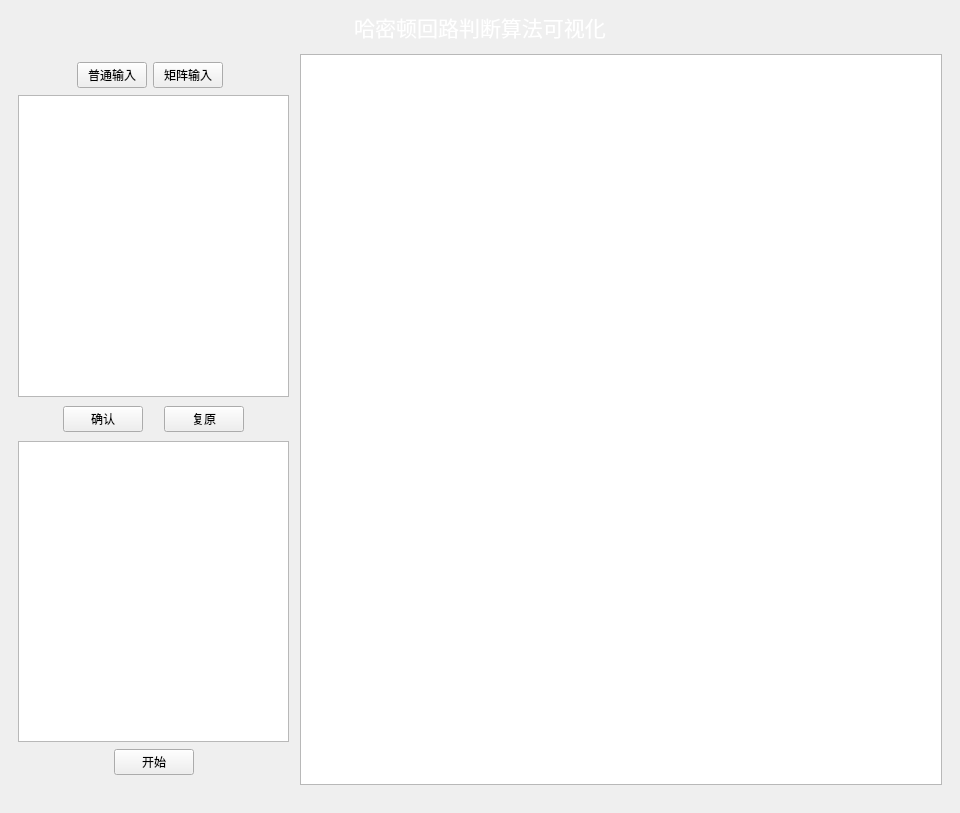
<?xml version="1.0" encoding="UTF-8"?>
<ui version="4.0">
 <class>HamiltonCycle</class>
 <widget class="QWidget" name="HamiltonCycle">
  <property name="geometry">
   <rect>
    <x>0</x>
    <y>0</y>
    <width>960</width>
    <height>813</height>
   </rect>
  </property>
  <property name="windowTitle">
   <string>Manager</string>
  </property>
  <property name="styleSheet">
   <string notr="true"/>
  </property>
  <layout class="QGridLayout" name="gridLayout">
   <property name="leftMargin">
    <number>0</number>
   </property>
   <property name="topMargin">
    <number>0</number>
   </property>
   <property name="rightMargin">
    <number>0</number>
   </property>
   <property name="bottomMargin">
    <number>0</number>
   </property>
   <property name="spacing">
    <number>0</number>
   </property>
   <item row="0" column="0">
    <widget class="QWidget" name="widget_3" native="true">
     <layout class="QVBoxLayout" name="verticalLayout_2">
      <property name="spacing">
       <number>0</number>
      </property>
      <property name="leftMargin">
       <number>0</number>
      </property>
      <property name="topMargin">
       <number>0</number>
      </property>
      <property name="rightMargin">
       <number>0</number>
      </property>
      <property name="bottomMargin">
       <number>0</number>
      </property>
      <item>
       <widget class="QWidget" name="wgt_title" native="true">
        <property name="minimumSize">
         <size>
          <width>0</width>
          <height>50</height>
         </size>
        </property>
        <property name="maximumSize">
         <size>
          <width>16777215</width>
          <height>60</height>
         </size>
        </property>
        <property name="styleSheet">
         <string notr="true"/>
        </property>
        <layout class="QHBoxLayout" name="horizontalLayout_9">
         <property name="leftMargin">
          <number>11</number>
         </property>
         <property name="topMargin">
          <number>11</number>
         </property>
         <property name="rightMargin">
          <number>11</number>
         </property>
         <property name="bottomMargin">
          <number>11</number>
         </property>
         <item>
          <widget class="QLabel" name="label">
           <property name="minimumSize">
            <size>
             <width>0</width>
             <height>32</height>
            </size>
           </property>
           <property name="font">
            <font>
             <family>黑体</family>
             <pointsize>16</pointsize>
             <weight>50</weight>
             <bold>false</bold>
            </font>
           </property>
           <property name="styleSheet">
            <string notr="true">.QLabel{
	color: white;
}</string>
           </property>
           <property name="text">
            <string>哈密顿回路判断算法可视化</string>
           </property>
           <property name="alignment">
            <set>Qt::AlignCenter</set>
           </property>
          </widget>
         </item>
        </layout>
       </widget>
      </item>
      <item>
       <widget class="QWidget" name="wgt_main" native="true">
        <layout class="QHBoxLayout" name="horizontalLayout">
         <property name="spacing">
          <number>0</number>
         </property>
         <property name="leftMargin">
          <number>0</number>
         </property>
         <property name="topMargin">
          <number>0</number>
         </property>
         <property name="rightMargin">
          <number>0</number>
         </property>
         <property name="bottomMargin">
          <number>0</number>
         </property>
         <item>
          <widget class="QWidget" name="widget" native="true">
           <property name="minimumSize">
            <size>
             <width>100</width>
             <height>0</height>
            </size>
           </property>
           <property name="maximumSize">
            <size>
             <width>300</width>
             <height>16777215</height>
            </size>
           </property>
           <property name="styleSheet">
            <string notr="true"/>
           </property>
           <layout class="QVBoxLayout" name="verticalLayout">
            <property name="spacing">
             <number>7</number>
            </property>
            <property name="leftMargin">
             <number>18</number>
            </property>
            <property name="topMargin">
             <number>0</number>
            </property>
            <property name="rightMargin">
             <number>11</number>
            </property>
            <property name="bottomMargin">
             <number>2</number>
            </property>
            <item>
             <widget class="QWidget" name="wgt_left_top" native="true">
              <property name="styleSheet">
               <string notr="true"/>
              </property>
              <layout class="QHBoxLayout" name="horizontalLayout_2">
               <property name="leftMargin">
                <number>0</number>
               </property>
               <property name="topMargin">
                <number>8</number>
               </property>
               <property name="rightMargin">
                <number>8</number>
               </property>
               <property name="bottomMargin">
                <number>0</number>
               </property>
               <item>
                <spacer name="horizontalSpacer_5">
                 <property name="orientation">
                  <enum>Qt::Horizontal</enum>
                 </property>
                 <property name="sizeHint" stdset="0">
                  <size>
                   <width>40</width>
                   <height>20</height>
                  </size>
                 </property>
                </spacer>
               </item>
               <item>
                <widget class="QPushButton" name="btn_odn">
                 <property name="maximumSize">
                  <size>
                   <width>70</width>
                   <height>16777215</height>
                  </size>
                 </property>
                 <property name="styleSheet">
                  <string notr="true"/>
                 </property>
                 <property name="text">
                  <string>普通输入</string>
                 </property>
                </widget>
               </item>
               <item>
                <widget class="QPushButton" name="btn_mipt">
                 <property name="maximumSize">
                  <size>
                   <width>70</width>
                   <height>16777215</height>
                  </size>
                 </property>
                 <property name="styleSheet">
                  <string notr="true"/>
                 </property>
                 <property name="text">
                  <string>矩阵输入</string>
                 </property>
                </widget>
               </item>
               <item>
                <spacer name="horizontalSpacer_8">
                 <property name="orientation">
                  <enum>Qt::Horizontal</enum>
                 </property>
                 <property name="sizeHint" stdset="0">
                  <size>
                   <width>40</width>
                   <height>20</height>
                  </size>
                 </property>
                </spacer>
               </item>
              </layout>
             </widget>
            </item>
            <item>
             <widget class="QTextEdit" name="tedit_input">
              <property name="font">
               <font>
                <pointsize>10</pointsize>
               </font>
              </property>
              <property name="styleSheet">
               <string notr="true"/>
              </property>
              <property name="html">
               <string>&lt;!DOCTYPE HTML PUBLIC &quot;-//W3C//DTD HTML 4.0//EN&quot; &quot;http://www.w3.org/TR/REC-html40/strict.dtd&quot;&gt;
&lt;html&gt;&lt;head&gt;&lt;meta name=&quot;qrichtext&quot; content=&quot;1&quot; /&gt;&lt;style type=&quot;text/css&quot;&gt;
p, li { white-space: pre-wrap; }
&lt;/style&gt;&lt;/head&gt;&lt;body style=&quot; font-family:'SimSun'; font-size:10pt; font-weight:400; font-style:normal;&quot;&gt;
&lt;p style=&quot;-qt-paragraph-type:empty; margin-top:0px; margin-bottom:0px; margin-left:0px; margin-right:0px; -qt-block-indent:0; text-indent:0px;&quot;&gt;&lt;br /&gt;&lt;/p&gt;&lt;/body&gt;&lt;/html&gt;</string>
              </property>
             </widget>
            </item>
            <item>
             <widget class="QWidget" name="widget_5" native="true">
              <property name="minimumSize">
               <size>
                <width>0</width>
                <height>30</height>
               </size>
              </property>
              <layout class="QHBoxLayout" name="horizontalLayout_3">
               <property name="leftMargin">
                <number>0</number>
               </property>
               <property name="topMargin">
                <number>0</number>
               </property>
               <property name="rightMargin">
                <number>0</number>
               </property>
               <property name="bottomMargin">
                <number>0</number>
               </property>
               <item>
                <spacer name="horizontalSpacer_3">
                 <property name="orientation">
                  <enum>Qt::Horizontal</enum>
                 </property>
                 <property name="sizeHint" stdset="0">
                  <size>
                   <width>40</width>
                   <height>20</height>
                  </size>
                 </property>
                </spacer>
               </item>
               <item>
                <widget class="QPushButton" name="btn_ok">
                 <property name="styleSheet">
                  <string notr="true"/>
                 </property>
                 <property name="text">
                  <string>确认</string>
                 </property>
                </widget>
               </item>
               <item>
                <spacer name="horizontalSpacer">
                 <property name="orientation">
                  <enum>Qt::Horizontal</enum>
                 </property>
                 <property name="sizeType">
                  <enum>QSizePolicy::Fixed</enum>
                 </property>
                 <property name="sizeHint" stdset="0">
                  <size>
                   <width>15</width>
                   <height>20</height>
                  </size>
                 </property>
                </spacer>
               </item>
               <item>
                <widget class="QPushButton" name="btn_recover">
                 <property name="text">
                  <string>复原</string>
                 </property>
                </widget>
               </item>
               <item>
                <spacer name="horizontalSpacer_4">
                 <property name="orientation">
                  <enum>Qt::Horizontal</enum>
                 </property>
                 <property name="sizeHint" stdset="0">
                  <size>
                   <width>40</width>
                   <height>20</height>
                  </size>
                 </property>
                </spacer>
               </item>
              </layout>
             </widget>
            </item>
            <item>
             <widget class="QTextEdit" name="tedit_output">
              <property name="styleSheet">
               <string notr="true"/>
              </property>
             </widget>
            </item>
            <item>
             <widget class="QWidget" name="wgt_left_bottom" native="true">
              <property name="minimumSize">
               <size>
                <width>0</width>
                <height>30</height>
               </size>
              </property>
              <property name="styleSheet">
               <string notr="true"/>
              </property>
              <layout class="QHBoxLayout" name="horizontalLayout_4">
               <property name="leftMargin">
                <number>0</number>
               </property>
               <property name="topMargin">
                <number>0</number>
               </property>
               <property name="rightMargin">
                <number>0</number>
               </property>
               <property name="bottomMargin">
                <number>8</number>
               </property>
               <item>
                <spacer name="horizontalSpacer_6">
                 <property name="orientation">
                  <enum>Qt::Horizontal</enum>
                 </property>
                 <property name="sizeHint" stdset="0">
                  <size>
                   <width>29</width>
                   <height>20</height>
                  </size>
                 </property>
                </spacer>
               </item>
               <item>
                <widget class="QPushButton" name="btn_start">
                 <property name="styleSheet">
                  <string notr="true"/>
                 </property>
                 <property name="text">
                  <string>开始</string>
                 </property>
                </widget>
               </item>
               <item>
                <spacer name="horizontalSpacer_7">
                 <property name="orientation">
                  <enum>Qt::Horizontal</enum>
                 </property>
                 <property name="sizeHint" stdset="0">
                  <size>
                   <width>29</width>
                   <height>20</height>
                  </size>
                 </property>
                </spacer>
               </item>
              </layout>
             </widget>
            </item>
            <item>
             <spacer name="verticalSpacer_2">
              <property name="orientation">
               <enum>Qt::Vertical</enum>
              </property>
              <property name="sizeType">
               <enum>QSizePolicy::Fixed</enum>
              </property>
              <property name="sizeHint" stdset="0">
               <size>
                <width>20</width>
                <height>28</height>
               </size>
              </property>
             </spacer>
            </item>
           </layout>
          </widget>
         </item>
         <item>
          <widget class="QWidget" name="widget_7" native="true">
           <layout class="QVBoxLayout" name="verticalLayout_3">
            <property name="leftMargin">
             <number>0</number>
            </property>
            <property name="topMargin">
             <number>0</number>
            </property>
            <property name="rightMargin">
             <number>18</number>
            </property>
            <property name="bottomMargin">
             <number>0</number>
            </property>
            <item>
             <widget class="QGraphicsView" name="graphicsView">
              <property name="minimumSize">
               <size>
                <width>600</width>
                <height>0</height>
               </size>
              </property>
              <property name="styleSheet">
               <string notr="true"/>
              </property>
             </widget>
            </item>
            <item>
             <spacer name="verticalSpacer">
              <property name="orientation">
               <enum>Qt::Vertical</enum>
              </property>
              <property name="sizeType">
               <enum>QSizePolicy::Fixed</enum>
              </property>
              <property name="sizeHint" stdset="0">
               <size>
                <width>20</width>
                <height>28</height>
               </size>
              </property>
             </spacer>
            </item>
           </layout>
          </widget>
         </item>
        </layout>
       </widget>
      </item>
     </layout>
    </widget>
   </item>
  </layout>
 </widget>
 <resources/>
 <connections/>
</ui>
